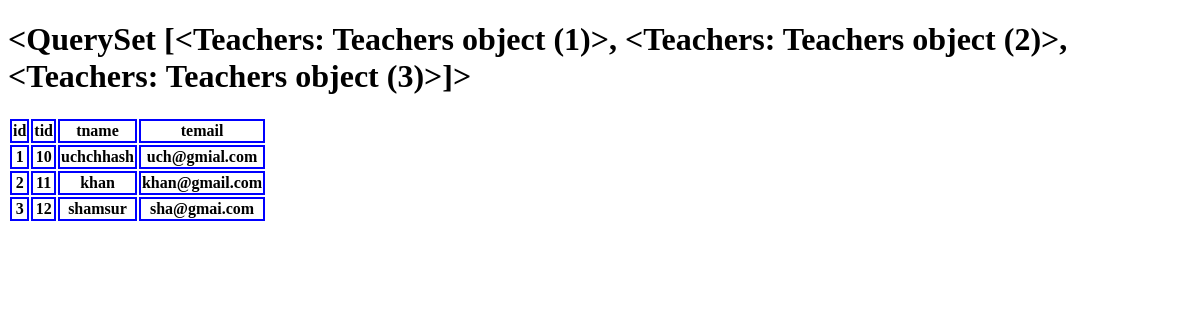
Page /about/t/ on the earlier database version.
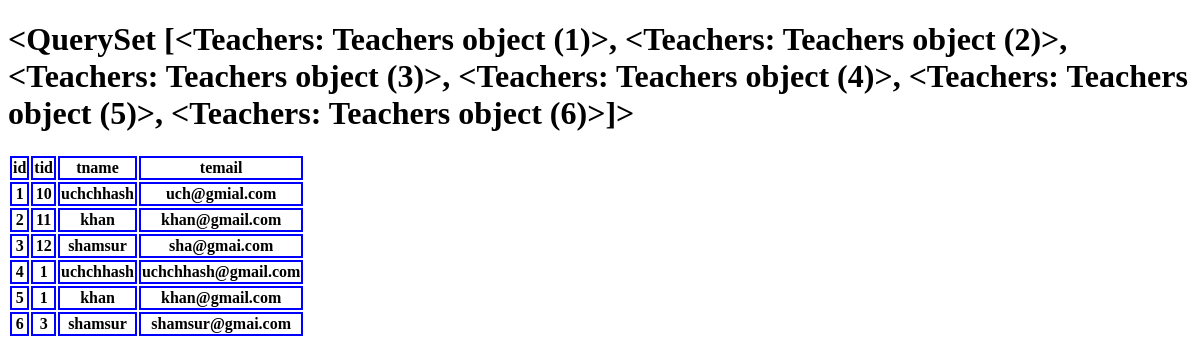
Same page on the later database version.
### About_us/models.py (models this page shows)
class Teachers(models.Model):
    tid = models.IntegerField()
    tname = models.CharField(max_length=40)
    temail = models.EmailField(max_length=30)

### About_us/views.py (the view)
# urls.py: path('t/',views.teachers_info)
def teachers_info(request):
    teach= Teachers.objects.all()
    return render(request,'about/t.html', {'thr': teach})

### templates/about/t.html (shortened to what this page needs)
<!DOCTYPE html>
{% load static %}
<html lang="en">
<head>
    <link rel="stylesheet" href="{% static 'css/t.css' %}">
</head>
<body>
    <h1>{{thr}}</h1>
    {% if thr %}
    <table>
        <tr>
            <th> id </th>
            <th> tid  </th>
            <th> tname </th>
            <th> temail </th>
        </tr>
        {% for th in thr %}
        <tr>
            <th> {{th.id}} </th>
            <th> {{th.tid }}</th>
            <th> {{th.tname}} </th>
            <th> {{th.temail}} </th>
        </tr>
        {% endfor %}
    </table>
    {% else %}
    <h2> Empty DB </h2>
    {% endif %}
</body>
</html>

### static/css/t.css (style rules this page uses)
th,td { border: 2px solid blue }

Differences in the rows shown:
computed for Teachers "uch@gmial.com": id "<QuerySet [<Teachers: Teachers object (1)>, <Teachers: Teachers object (2)>, <Teachers: Teachers object (3)>]>" → "…(2)>, <Teachers: Teachers object (3)>, <Teachers: Teachers object (4)>, <Teachers: Teachers object (5)>, <Teachers: Teachers object (6)>]>"
added Teachers: id "4", tid "1", tname "uchchhash", temail "uchchhash@gmail.com"
added Teachers: id "5", tid "1", tname "khan", temail "khan@gmail.com"
added Teachers: id "6", tid "3", tname "shamsur", temail "shamsur@gmai.com"
